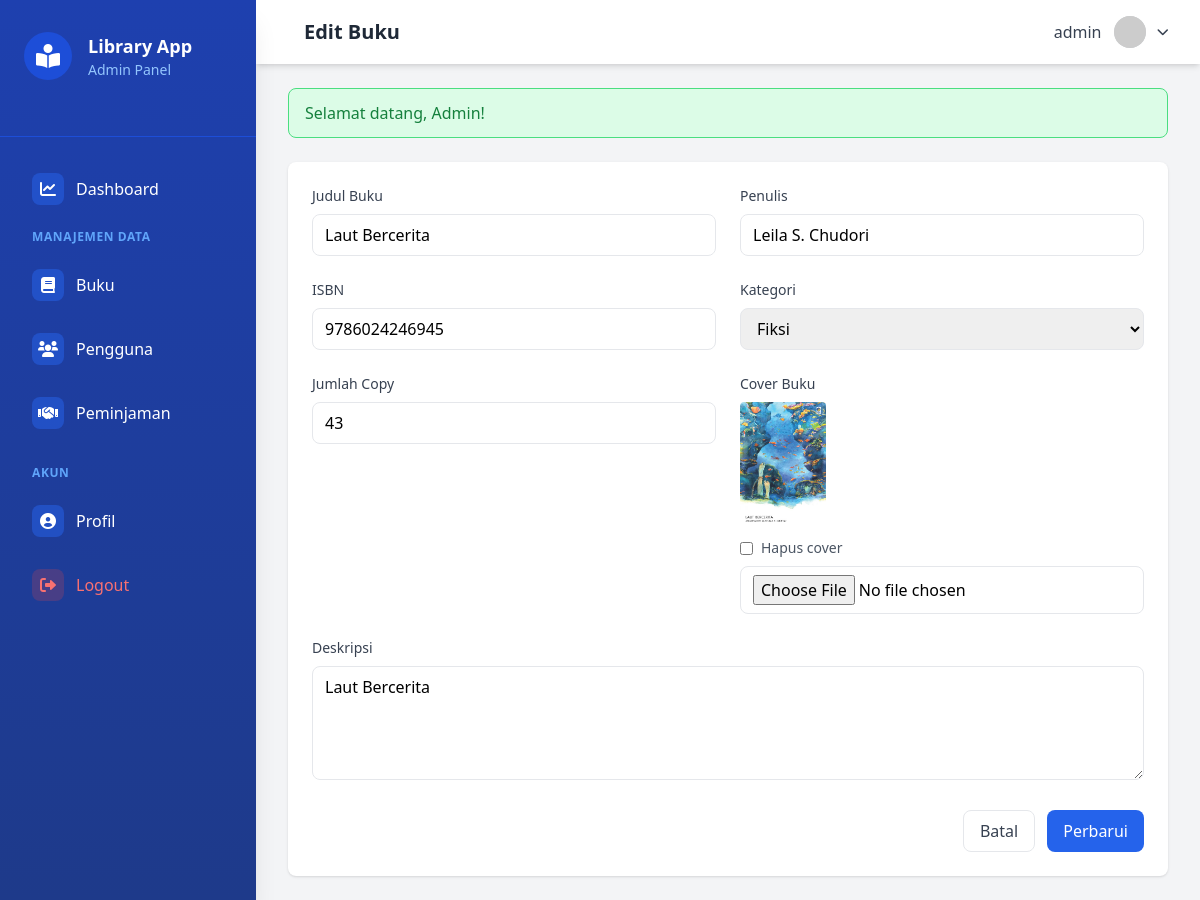
Page /admin/books/edit.php?id=13 (signed in) on the committed database.
### tables this page shows
CREATE TABLE `books` (
  `id` int NOT NULL,
  `title` varchar(255) NOT NULL,
  `author` varchar(255) NOT NULL,
  `description` text,
  `cover_image` varchar(255) DEFAULT NULL,
  `isbn` varchar(13) DEFAULT NULL,
  `category` varchar(100) DEFAULT NULL,
  `total_copies` int DEFAULT '1',
  `available_copies` int DEFAULT '1',
  `created_at` timestamp NULL DEFAULT CURRENT_TIMESTAMP,
  `updated_at` timestamp NULL DEFAULT CURRENT_TIMESTAMP ON UPDATE CURRENT_TIMESTAMP
);

### admin/books/edit.php (the view, shortened to what this page needs)
<?php
require_once '../../config/database.php';
$id = $_GET['id'] ?? null;
$stmt = $pdo->prepare("SELECT * FROM books WHERE id = ?");
$stmt->execute([$id]);
$book = $stmt->fetch();
require_once '../../includes/admin_header.php';
?>
<div class="max-w-4xl mx-auto">
    <div class="bg-white rounded-lg shadow overflow-hidden">
        <form action="edit.php?id=<?php echo $id; ?>" method="POST" enctype="multipart/form-data" class="p-6">
            <div class="grid grid-cols-1 md:grid-cols-2 gap-6">
                <div>
                    <label for="title" class="block text-sm font-medium text-gray-700 mb-2">Judul Buku</label>
                    <input type="text" id="title" name="title" required
                           value="<?php echo htmlspecialchars($book['title']); ?>"
                           class="w-full px-3 py-2 border rounded-lg focus:ring-blue-500 focus:border-blue-500">
                </div>
                <div>
                    <label for="author" class="block text-sm font-medium text-gray-700 mb-2">Penulis</label>
                    <input type="text" id="author" name="author" required
                           value="<?php echo htmlspecialchars($book['author']); ?>"
                           class="w-full px-3 py-2 border rounded-lg focus:ring-blue-500 focus:border-blue-500">
                </div>
                <div>
                    <label for="isbn" class="block text-sm font-medium text-gray-700 mb-2">ISBN</label>
                    <input type="text" id="isbn" name="isbn" required
                           value="<?php echo htmlspecialchars($book['isbn']); ?>"
                           class="w-full px-3 py-2 border rounded-lg focus:ring-blue-500 focus:border-blue-500">
                </div>
                <div>
                    <label for="category" class="block text-sm font-medium text-gray-700 mb-2">Kategori</label>
                    <select id="category" name="category" required
                            class="w-full px-3 py-2 border rounded-lg focus:ring-blue-500 focus:border-blue-500">
                        <?php
                        $categories = ['Fiksi', 'Non-Fiksi', 'Pendidikan', 'Teknologi', 'Bisnis', 'Lainnya'];
                        foreach ($categories as $cat) {
                            $selected = $book['category'] === $cat ? 'selected' : '';
                            echo "<option value=\"$cat\" $selected>$cat</option>";
                        }
                        ?>
                    </select>
                </div>
                <div>
                    <label for="total_copies" class="block text-sm font-medium text-gray-700 mb-2">Jumlah Copy</label>
                    <input type="number" id="total_copies" name="total_copies" required min="1"
                           value="<?php echo htmlspecialchars($book['total_copies']); ?>"
                           class="w-full px-3 py-2 border rounded-lg focus:ring-blue-500 focus:border-blue-500">
                </div>
                <div>
                    <label class="block text-sm font-medium text-gray-700 mb-2">Cover Buku</label>
                    <?php if ($book['cover_image']): ?>
                        <div class="mb-2">
                            <img src="<?php echo BASE_URL; ?>/uploads/covers/<?php echo htmlspecialchars($book['cover_image']); ?>"
                                alt="Current cover"
                                class="h-32 rounded">
                        </div>
                        <div class="flex items-center mb-2">
                            <input type="checkbox" id="remove_cover" name="remove_cover" class="mr-2">
                            <label for="remove_cover" class="text-sm text-gray-600">Hapus cover</label>
                        </div>
                    <?php endif; ?>
                    <input type="file" id="cover_image" name="cover_image" accept="image/jpeg,image/png"
                        class="w-full px-3 py-2 border rounded-lg focus:ring-blue-500 focus:border-blue-500"
                        onchange="previewImage(this);">
                </div>
            </div>
            <div class="mt-6">
                <label for="description" class="block text-sm font-medium text-gray-700 mb-2">Deskripsi</label>
                <textarea id="description" name="description" rows="4"
                          class="w-full px-3 py-2 border rounded-lg focus:ring-blue-500 focus:border-blue-500"><?php echo htmlspecialchars($book['description']); ?></textarea>
            </div>
            <div class="mt-6 flex justify-end space-x-3">
            <a href="index.php" class="px-4 py-2 border rounded-lg text-gray-700 hover:bg-gray-50">Batal</a>
                <button type="submit"
                        class="px-4 py-2 bg-blue-600 text-white rounded-lg hover:bg-blue-700 focus:outline-none focus:ring-2 focus:ring-offset-2 focus:ring-blue-500">
                    Perbarui
                </button>
            </div>
        </form>
    </div>
</div>
<?php require_once '../../includes/admin_footer.php'; ?>

### rows in the picture
books: title "Laut Bercerita", author "Leila S. Chudori", isbn "9786024246945", total_copies "43", cover_image (picture), description "Laut Bercerita"

### other values in the picture
$page_title "Edit Buku"
$_SESSION['username'] "admin"
$_SESSION['flash']['message'] "Selamat datang, Admin!"
form field category "Fiksi"
